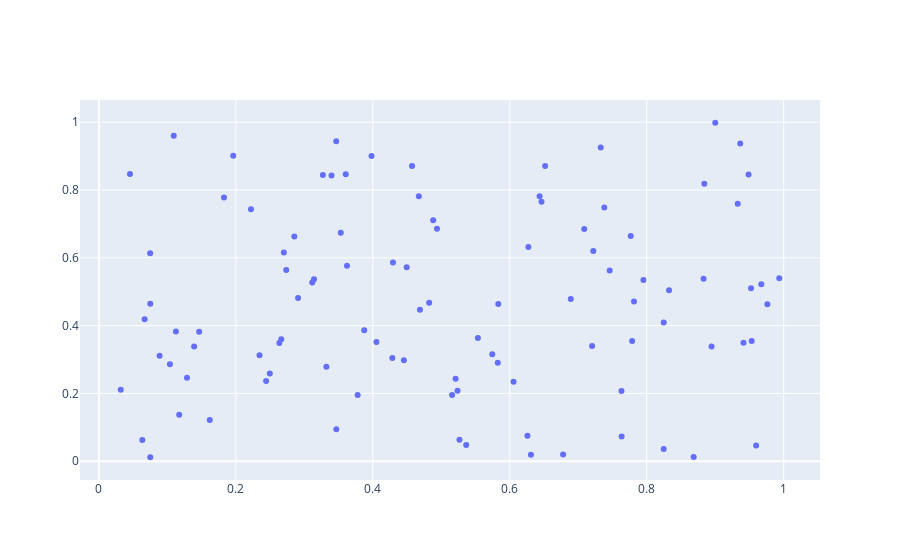

The cell this chart's notebook holds for it:
### Code cell
iplot([go.Scatter(x = example_x,
        y = example_y, mode= 'markers')])
